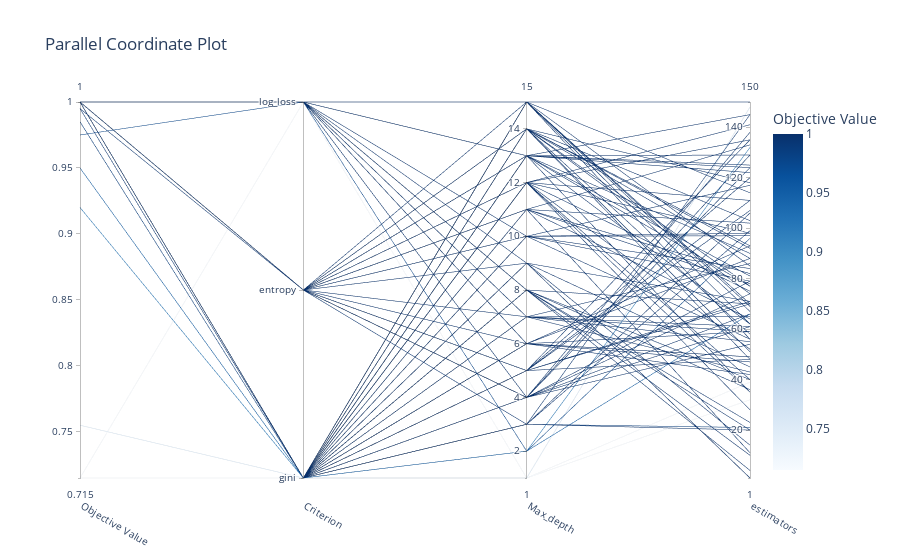

Notebook source saved alongside this figure:
### Code cell
optuna.visualization.plot_parallel_coordinate(studyRF)

### Figure 1 — Plotly figure (JSON) as saved in the notebook; plotly's stock layout.template omitted (floating-point values rounded to 4 significant figures)
{"data": [{"dimensions": [{"label": "Objective Value", "range": [0.715, 1], "values": [1, 1, 1, 1, 1, 0.995, 0.985, 0.715, 1, 1, 1, 1, 1, 1, 1, 1, 1, 0.755, 1, 1, 1, 1, 1, 1, 1, 1, 1, 1, 1, 1, 1, 1, 1, 1, 1, 0.92, 1, 1, 1, 1, 1, 1, 1, 1, 0.995, 1, 0.975, 1, 1, 1, 0.95, 1, 1, 1, 1, 1, 1, 1, 1, 1, 0.715, 1, 1, 1, 1, 1, 1, 1, 1, 1, 1, 1, 1, 1, 1, 1, 1, 1, 1, 1, 1, 1, 1, 1, 1, 1, 1, 1, 1, 1, 1, 1, 1, 1, 1, 1, 1, 1, 1, 1]}, {"label": "Criterion", "range": [0, 2], "ticktext": ["gini", "entropy", "log_loss"], "tickvals": [0, 1, 2], "values": [0, 0, 1, 0, 1, 1, 0, 2, 0, 2, 0, 0, 0, 0, 2, 0, 0, 0, 1, 2, 0, 1, 1, 1, 1, 1, 0, 1, 2, 0, 0, 0, 0, 0, 1, 0, 0, 1, 2, 0, 0, 1, 1, 1, 0, 1, 2, 0, 0, 1, 0, 0, 0, 0, 0, 2, 1, 0, 1, 0, 0, 2, 2, 2, 2, 1, 2, 0, 1, 0, 0, 0, 0, 0, 0, 1, 0, 2, 1, 0, 0, 0, 0, 0, 0, 1, 0, 0, 2, 1, 0, 0, 0, 0, 0, 0, 1, 2, 0, 0]}, {"label": "Max_depth", "range": [1, 15], "values": [4, 14, 12, 12, 5, 3, 3, 1, 13, 8, 8, 15, 6, 10, 6, 15, 10, 1, 4, 8, 10, 13, 12, 14, 11, 14, 9, 6, 13, 11, 12, 12, 14, 3, 11, 2, 5, 15, 7, 13, 9, 4, 4, 5, 3, 7, 2, 5, 14, 9, 2, 13, 15, 12, 11, 13, 10, 14, 12, 6, 1, 7, 8, 15, 10, 14, 4, 13, 11, 12, 6, 8, 9, 8, 7, 5, 3, 9, 13, 12, 5, 15, 15, 14, 14, 10, 13, 14, 15, 13, 11, 6, 4, 8, 7, 5, 4, 6, 7, 4]}, {"label": "estimators", "range": [1, 150], "values": [61, 77, 40, 98, 135, 99, 21, 39, 122, 70, 4, 69, 49, 97, 59, 85, 117, 148, 79, 20, 56, 35, 35, 48, 64, 88, 14, 47, 77, 102, 28, 111, 93, 106, 82, 132, 70, 56, 43, 90, 71, 138, 129, 120, 145, 61, 96, 111, 51, 1, 66, 124, 114, 141, 133, 125, 84, 103, 75, 42, 32, 55, 23, 150, 79, 74, 66, 62, 11, 52, 93, 36, 1, 10, 86, 107, 20, 45, 81, 135, 71, 70, 67, 58, 118, 98, 129, 92, 62, 145, 78, 49, 54, 40, 59, 48, 74, 88, 65, 124]}], "labelangle": 30, "labelside": "bottom", "line": {"color": [1, 1, 1, 1, 1, 0.995, 0.985, 0.715, 1, 1, 1, 1, 1, 1, 1, 1, 1, 0.755, 1, 1, 1, 1, 1, 1, 1, 1, 1, 1, 1, 1, 1, 1, 1, 1, 1, 0.92, 1, 1, 1, 1, 1, 1, 1, 1, 0.995, 1, 0.975, 1, 1, 1, 0.95, 1, 1, 1, 1, 1, 1, 1, 1, 1, 0.715, 1, 1, 1, 1, 1, 1, 1, 1, 1, 1, 1, 1, 1, 1, 1, 1, 1, 1, 1, 1, 1, 1, 1, 1, 1, 1, 1, 1, 1, 1, 1, 1, 1, 1, 1, 1, 1, 1, 1], "colorbar": {"title": {"text": "Objective Value"}}, "colorscale": [[0, "rgb(247,251,255)"], [0.125, "rgb(222,235,247)"], [0.25, "rgb(198,219,239)"], [0.375, "rgb(158,202,225)"], [0.5, "rgb(107,174,214)"], [0.625, "rgb(66,146,198)"], [0.75, "rgb(33,113,181)"], [0.875, "rgb(8,81,156)"], [1, "rgb(8,48,107)"]], "reversescale": false, "showscale": true}, "type": "parcoords"}], "layout": {"title": {"text": "Parallel Coordinate Plot"}}}
